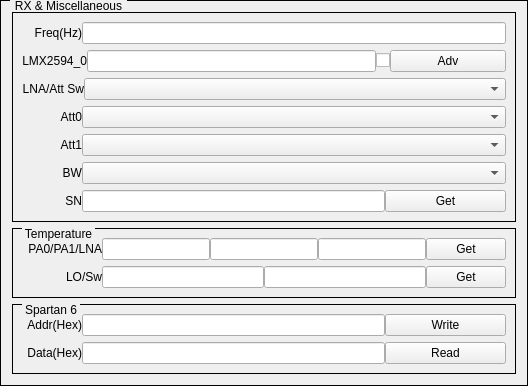
    <widget class="QGroupBox" name="groupBoxSpartan6_">
     <property name="styleSheet">
      <string notr="true">QGroupBox{ border:1px solid black; margin-top:0.5ex; }
QGroupBox::title { subcontrol-origin:margin; subcontrol-position:top left; top:-1px; left:10px; margin-left: 0px; padding:0 1px; }</string>
     </property>
     <property name="title">
      <string>RX &amp;&amp; Miscellaneous</string>
     </property>
     <layout class="QVBoxLayout" name="verticalLayout_6" stretch="7,2,2">
      <item>
       <widget class="QGroupBox" name="groupBoxRx">
        <property name="styleSheet">
         <string notr="true">QGroupBox{ border:1px solid black; margin-top:0.5ex; }
QGroupBox::title { subcontrol-origin:margin; subcontrol-position:top left; top:-1px; left:10px; margin-left: 0px; padding:0 1px; }</string>
        </property>
        <property name="title">
         <string/>
        </property>
        <layout class="QVBoxLayout" name="verticalLayout_8">
         <item>
          <layout class="QHBoxLayout" name="horizontalLayoutRx0">
           <property name="spacing">
            <number>0</number>
           </property>
           <item>
            <widget class="QLabel" name="labelRXFreq">
             <property name="sizePolicy">
              <sizepolicy hsizetype="Fixed" vsizetype="Fixed">
               <horstretch>0</horstretch>
               <verstretch>0</verstretch>
              </sizepolicy>
             </property>
             <property name="minimumSize">
              <size>
               <width>60</width>
               <height>16</height>
              </size>
             </property>
             <property name="text">
              <string>Freq(Hz)</string>
             </property>
             <property name="alignment">
              <set>Qt::AlignRight|Qt::AlignTrailing|Qt::AlignVCenter</set>
             </property>
            </widget>
           </item>
           <item>
            <widget class="QFreqScrollLineEdit" name="lineEditRXFreq">
             <property name="sizePolicy">
              <sizepolicy hsizetype="Expanding" vsizetype="Fixed">
               <horstretch>5</horstretch>
               <verstretch>0</verstretch>
              </sizepolicy>
             </property>
            </widget>
           </item>
          </layout>
         </item>
         <item>
          <layout class="QHBoxLayout" name="horizontalLayoutTx5_5">
           <property name="spacing">
            <number>0</number>
           </property>
           <item>
            <widget class="QLabel" name="labelRXLMX2594_0">
             <property name="sizePolicy">
              <sizepolicy hsizetype="Fixed" vsizetype="Fixed">
               <horstretch>0</horstretch>
               <verstretch>0</verstretch>
              </sizepolicy>
             </property>
             <property name="minimumSize">
              <size>
               <width>60</width>
               <height>16</height>
              </size>
             </property>
             <property name="text">
              <string>LMX2594_0</string>
             </property>
             <property name="alignment">
              <set>Qt::AlignRight|Qt::AlignTrailing|Qt::AlignVCenter</set>
             </property>
            </widget>
           </item>
           <item>
            <widget class="QFreqScrollLineEdit" name="lineEditRXLMX2594_0_Freq">
             <property name="sizePolicy">
              <sizepolicy hsizetype="Expanding" vsizetype="Fixed">
               <horstretch>5</horstretch>
               <verstretch>0</verstretch>
              </sizepolicy>
             </property>
            </widget>
           </item>
           <item>
            <widget class="QCheckBox" name="checkBoxTxHMC832_2">
             <property name="text">
              <string/>
             </property>
            </widget>
           </item>
           <item>
            <widget class="QPushButton" name="pushButtonRXLMX2594_0_Adv">
             <property name="sizePolicy">
              <sizepolicy hsizetype="Expanding" vsizetype="Fixed">
               <horstretch>2</horstretch>
               <verstretch>0</verstretch>
              </sizepolicy>
             </property>
             <property name="text">
              <string>Adv</string>
             </property>
            </widget>
           </item>
          </layout>
         </item>
         <item>
          <layout class="QHBoxLayout" name="horizontalLayoutRx1">
           <property name="spacing">
            <number>0</number>
           </property>
           <item>
            <widget class="QLabel" name="labelRXLNAAttSw">
             <property name="sizePolicy">
              <sizepolicy hsizetype="Fixed" vsizetype="Fixed">
               <horstretch>0</horstretch>
               <verstretch>0</verstretch>
              </sizepolicy>
             </property>
             <property name="minimumSize">
              <size>
               <width>60</width>
               <height>16</height>
              </size>
             </property>
             <property name="text">
              <string>LNA/Att Sw</string>
             </property>
             <property name="alignment">
              <set>Qt::AlignRight|Qt::AlignTrailing|Qt::AlignVCenter</set>
             </property>
            </widget>
           </item>
           <item>
            <widget class="QComboBox" name="comboBoxRXLNAAttSw">
             <property name="sizePolicy">
              <sizepolicy hsizetype="Expanding" vsizetype="Fixed">
               <horstretch>5</horstretch>
               <verstretch>0</verstretch>
              </sizepolicy>
             </property>
            </widget>
           </item>
          </layout>
         </item>
         <item>
          <layout class="QHBoxLayout" name="horizontalLayoutRx2">
           <property name="spacing">
            <number>0</number>
           </property>
           <item>
            <widget class="QLabel" name="labelRXAtt0">
             <property name="sizePolicy">
              <sizepolicy hsizetype="Fixed" vsizetype="Fixed">
               <horstretch>0</horstretch>
               <verstretch>0</verstretch>
              </sizepolicy>
             </property>
             <property name="minimumSize">
              <size>
               <width>60</width>
               <height>16</height>
              </size>
             </property>
             <property name="text">
              <string>Att0</string>
             </property>
             <property name="alignment">
              <set>Qt::AlignRight|Qt::AlignTrailing|Qt::AlignVCenter</set>
             </property>
            </widget>
           </item>
           <item>
            <widget class="QComboBox" name="comboBoxRXAtt0">
             <property name="sizePolicy">
              <sizepolicy hsizetype="Expanding" vsizetype="Fixed">
               <horstretch>5</horstretch>
               <verstretch>0</verstretch>
              </sizepolicy>
             </property>
            </widget>
           </item>
          </layout>
         </item>
         <item>
          <layout class="QHBoxLayout" name="horizontalLayoutRx3">
           <property name="spacing">
            <number>0</number>
           </property>
           <item>
            <widget class="QLabel" name="labelRXAtt1">
             <property name="sizePolicy">
              <sizepolicy hsizetype="Fixed" vsizetype="Fixed">
               <horstretch>0</horstretch>
               <verstretch>0</verstretch>
              </sizepolicy>
             </property>
             <property name="minimumSize">
              <size>
               <width>60</width>
               <height>16</height>
              </size>
             </property>
             <property name="text">
              <string>Att1</string>
             </property>
             <property name="alignment">
              <set>Qt::AlignRight|Qt::AlignTrailing|Qt::AlignVCenter</set>
             </property>
            </widget>
           </item>
           <item>
            <widget class="QComboBox" name="comboBoxRXAtt1">
             <property name="sizePolicy">
              <sizepolicy hsizetype="Expanding" vsizetype="Fixed">
               <horstretch>5</horstretch>
               <verstretch>0</verstretch>
              </sizepolicy>
             </property>
            </widget>
           </item>
          </layout>
         </item>
         <item>
          <layout class="QHBoxLayout" name="horizontalLayoutRx4">
           <property name="spacing">
            <number>0</number>
           </property>
           <item>
            <widget class="QLabel" name="labelBWSw">
             <property name="sizePolicy">
              <sizepolicy hsizetype="Fixed" vsizetype="Fixed">
               <horstretch>0</horstretch>
               <verstretch>0</verstretch>
              </sizepolicy>
             </property>
             <property name="minimumSize">
              <size>
               <width>60</width>
               <height>16</height>
              </size>
             </property>
             <property name="text">
              <string>BW</string>
             </property>
             <property name="alignment">
              <set>Qt::AlignRight|Qt::AlignTrailing|Qt::AlignVCenter</set>
             </property>
            </widget>
           </item>
           <item>
            <widget class="QComboBox" name="comboBoxBWSw">
             <property name="sizePolicy">
              <sizepolicy hsizetype="Expanding" vsizetype="Fixed">
               <horstretch>5</horstretch>
               <verstretch>0</verstretch>
              </sizepolicy>
             </property>
            </widget>
           </item>
          </layout>
         </item>
         <item>
          <layout class="QHBoxLayout" name="horizontalLayoutRx8">
           <property name="spacing">
            <number>0</number>
           </property>
           <item>
            <widget class="QLabel" name="labelSN">
             <property name="sizePolicy">
              <sizepolicy hsizetype="Fixed" vsizetype="Fixed">
               <horstretch>0</horstretch>
               <verstretch>0</verstretch>
              </sizepolicy>
             </property>
             <property name="minimumSize">
              <size>
               <width>60</width>
               <height>16</height>
              </size>
             </property>
             <property name="text">
              <string>SN</string>
             </property>
             <property name="alignment">
              <set>Qt::AlignRight|Qt::AlignTrailing|Qt::AlignVCenter</set>
             </property>
            </widget>
           </item>
           <item>
            <widget class="QLineEdit" name="lineEditSN">
             <property name="sizePolicy">
              <sizepolicy hsizetype="Expanding" vsizetype="Fixed">
               <horstretch>5</horstretch>
               <verstretch>0</verstretch>
              </sizepolicy>
             </property>
             <property name="readOnly">
              <bool>true</bool>
             </property>
            </widget>
           </item>
           <item>
            <widget class="QPushButton" name="pushButtonGetSN">
             <property name="sizePolicy">
              <sizepolicy hsizetype="Expanding" vsizetype="Fixed">
               <horstretch>2</horstretch>
               <verstretch>0</verstretch>
              </sizepolicy>
             </property>
             <property name="text">
              <string>Get</string>
             </property>
            </widget>
           </item>
          </layout>
         </item>
        </layout>
       </widget>
      </item>
      <item>
       <widget class="QGroupBox" name="groupBoxTemp">
        <property name="styleSheet">
         <string notr="true">QGroupBox{ border:1px solid black; margin-top:0.5ex; }
QGroupBox::title { subcontrol-origin:margin; subcontrol-position:top left; top:-1px; left:10px; margin-left: 0px; padding:0 1px; }</string>
        </property>
        <property name="title">
         <string>Temperature</string>
        </property>
        <layout class="QVBoxLayout" name="verticalLayout">
         <item>
          <layout class="QHBoxLayout" name="horizontalLayoutRx6_4">
           <property name="spacing">
            <number>0</number>
           </property>
           <item>
            <widget class="QLabel" name="labelTempPA0">
             <property name="sizePolicy">
              <sizepolicy hsizetype="Fixed" vsizetype="Fixed">
               <horstretch>0</horstretch>
               <verstretch>0</verstretch>
              </sizepolicy>
             </property>
             <property name="minimumSize">
              <size>
               <width>80</width>
               <height>16</height>
              </size>
             </property>
             <property name="text">
              <string>PA0/PA1/LNA</string>
             </property>
             <property name="alignment">
              <set>Qt::AlignRight|Qt::AlignTrailing|Qt::AlignVCenter</set>
             </property>
            </widget>
           </item>
           <item>
            <widget class="QLineEdit" name="lineEditTempPA0">
             <property name="sizePolicy">
              <sizepolicy hsizetype="Expanding" vsizetype="Fixed">
               <horstretch>5</horstretch>
               <verstretch>0</verstretch>
              </sizepolicy>
             </property>
             <property name="readOnly">
              <bool>true</bool>
             </property>
            </widget>
           </item>
           <item>
            <widget class="QLineEdit" name="lineEditTempPA1">
             <property name="sizePolicy">
              <sizepolicy hsizetype="Expanding" vsizetype="Fixed">
               <horstretch>5</horstretch>
               <verstretch>0</verstretch>
              </sizepolicy>
             </property>
             <property name="readOnly">
              <bool>true</bool>
             </property>
            </widget>
           </item>
           <item>
            <widget class="QLineEdit" name="lineEditTempLNA">
             <property name="sizePolicy">
              <sizepolicy hsizetype="Expanding" vsizetype="Fixed">
               <horstretch>5</horstretch>
               <verstretch>0</verstretch>
              </sizepolicy>
             </property>
             <property name="readOnly">
              <bool>true</bool>
             </property>
            </widget>
           </item>
           <item>
            <widget class="QPushButton" name="pushButtonGetTemp0">
             <property name="sizePolicy">
              <sizepolicy hsizetype="Fixed" vsizetype="Fixed">
               <horstretch>2</horstretch>
               <verstretch>0</verstretch>
              </sizepolicy>
             </property>
             <property name="text">
              <string>Get</string>
             </property>
            </widget>
           </item>
          </layout>
         </item>
         <item>
          <layout class="QHBoxLayout" name="horizontalLayoutRx6">
           <property name="spacing">
            <number>0</number>
           </property>
           <item>
            <widget class="QLabel" name="labelTempLO">
             <property name="sizePolicy">
              <sizepolicy hsizetype="Fixed" vsizetype="Fixed">
               <horstretch>0</horstretch>
               <verstretch>0</verstretch>
              </sizepolicy>
             </property>
             <property name="minimumSize">
              <size>
               <width>80</width>
               <height>16</height>
              </size>
             </property>
             <property name="text">
              <string>LO/Sw</string>
             </property>
             <property name="alignment">
              <set>Qt::AlignRight|Qt::AlignTrailing|Qt::AlignVCenter</set>
             </property>
            </widget>
           </item>
           <item>
            <widget class="QLineEdit" name="lineEditTempLO">
             <property name="sizePolicy">
              <sizepolicy hsizetype="Expanding" vsizetype="Fixed">
               <horstretch>5</horstretch>
               <verstretch>0</verstretch>
              </sizepolicy>
             </property>
             <property name="readOnly">
              <bool>true</bool>
             </property>
            </widget>
           </item>
           <item>
            <widget class="QLineEdit" name="lineEditTempSw">
             <property name="sizePolicy">
              <sizepolicy hsizetype="Expanding" vsizetype="Fixed">
               <horstretch>5</horstretch>
               <verstretch>0</verstretch>
              </sizepolicy>
             </property>
             <property name="readOnly">
              <bool>true</bool>
             </property>
            </widget>
           </item>
           <item>
            <widget class="QPushButton" name="pushButtonGetTemp1">
             <property name="sizePolicy">
              <sizepolicy hsizetype="Fixed" vsizetype="Fixed">
               <horstretch>2</horstretch>
               <verstretch>0</verstretch>
              </sizepolicy>
             </property>
             <property name="text">
              <string>Get</string>
             </property>
            </widget>
           </item>
          </layout>
         </item>
        </layout>
       </widget>
      </item>
      <item>
       <widget class="QGroupBox" name="groupBoxSpartan6">
        <property name="styleSheet">
         <string notr="true">QGroupBox{ border:1px solid black; margin-top:0.5ex; }
QGroupBox::title { subcontrol-origin:margin; subcontrol-position:top left; top:-1px; left:10px; margin-left: 0px; padding:0 1px; }</string>
        </property>
        <property name="title">
         <string>Spartan 6</string>
        </property>
        <layout class="QVBoxLayout" name="verticalLayout_2">
         <item>
          <layout class="QHBoxLayout" name="horizontalLayoutRx6_5">
           <property name="spacing">
            <number>0</number>
           </property>
           <item>
            <widget class="QLabel" name="labelS6_Addr">
             <property name="sizePolicy">
              <sizepolicy hsizetype="Fixed" vsizetype="Fixed">
               <horstretch>0</horstretch>
               <verstretch>0</verstretch>
              </sizepolicy>
             </property>
             <property name="minimumSize">
              <size>
               <width>60</width>
               <height>16</height>
              </size>
             </property>
             <property name="text">
              <string>Addr(Hex)</string>
             </property>
             <property name="alignment">
              <set>Qt::AlignRight|Qt::AlignTrailing|Qt::AlignVCenter</set>
             </property>
            </widget>
           </item>
           <item>
            <widget class="QLineEdit" name="lineEditS6_Addr">
             <property name="sizePolicy">
              <sizepolicy hsizetype="Expanding" vsizetype="Fixed">
               <horstretch>5</horstretch>
               <verstretch>0</verstretch>
              </sizepolicy>
             </property>
            </widget>
           </item>
           <item>
            <widget class="QPushButton" name="pushButtonS6_Write">
             <property name="sizePolicy">
              <sizepolicy hsizetype="Expanding" vsizetype="Fixed">
               <horstretch>2</horstretch>
               <verstretch>0</verstretch>
              </sizepolicy>
             </property>
             <property name="text">
              <string>Write</string>
             </property>
            </widget>
           </item>
          </layout>
         </item>
         <item>
          <layout class="QHBoxLayout" name="horizontalLayoutRx6_2">
           <property name="spacing">
            <number>0</number>
           </property>
           <item>
            <widget class="QLabel" name="labelS6_Data">
             <property name="sizePolicy">
              <sizepolicy hsizetype="Fixed" vsizetype="Fixed">
               <horstretch>0</horstretch>
               <verstretch>0</verstretch>
              </sizepolicy>
             </property>
             <property name="minimumSize">
              <size>
               <width>60</width>
               <height>16</height>
              </size>
             </property>
             <property name="text">
              <string>Data(Hex)</string>
             </property>
             <property name="alignment">
              <set>Qt::AlignRight|Qt::AlignTrailing|Qt::AlignVCenter</set>
             </property>
            </widget>
           </item>
           <item>
            <widget class="QLineEdit" name="lineEditS6_Data">
             <property name="sizePolicy">
              <sizepolicy hsizetype="Expanding" vsizetype="Fixed">
               <horstretch>5</horstretch>
               <verstretch>0</verstretch>
              </sizepolicy>
             </property>
            </widget>
           </item>
           <item>
            <widget class="QPushButton" name="pushButtonS6_Read">
             <property name="sizePolicy">
              <sizepolicy hsizetype="Expanding" vsizetype="Fixed">
               <horstretch>2</horstretch>
               <verstretch>0</verstretch>
              </sizepolicy>
             </property>
             <property name="text">
              <string>Read</string>
             </property>
            </widget>
           </item>
          </layout>
         </item>
        </layout>
       </widget>
      </item>
     </layout>
    </widget>
